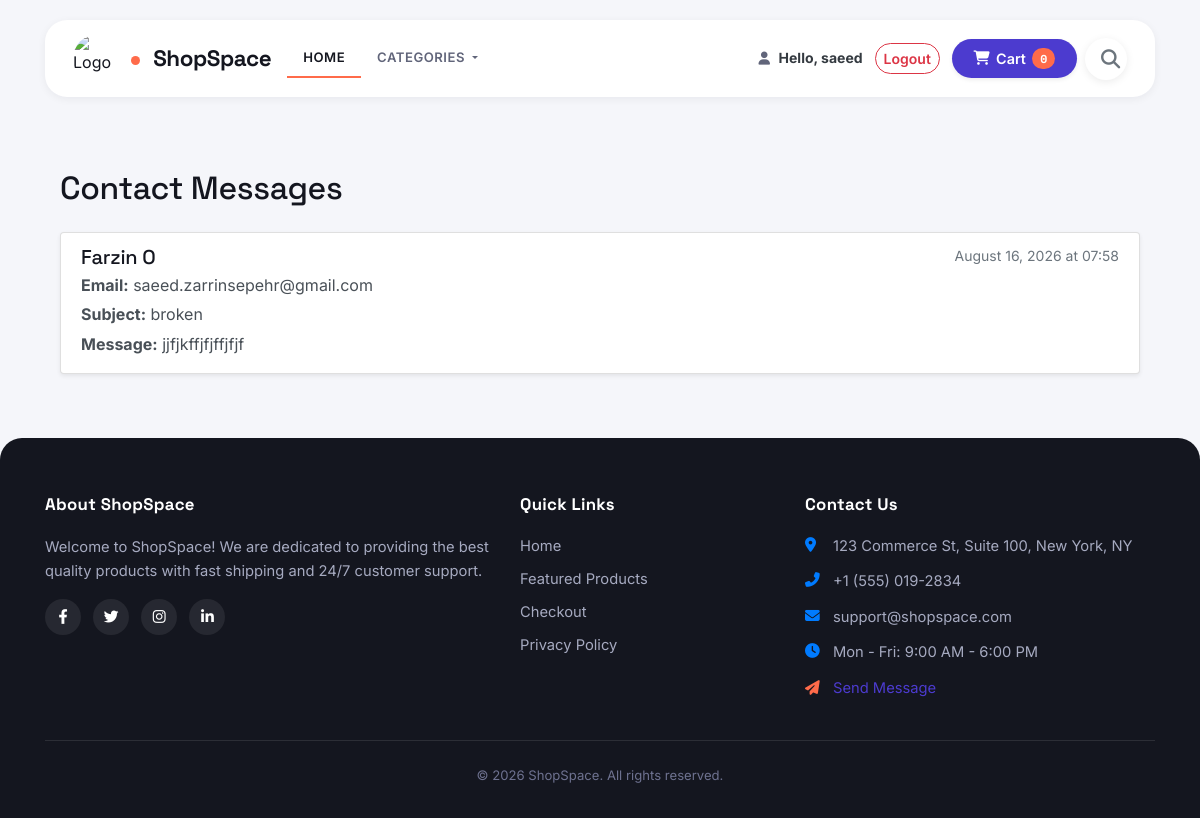
The page /read-messages/ (signed in) on the database its author committed.
### shop/models.py (models this page shows, shortened)
class ContactMessage(models.Model):
    name = models.CharField(max_length=200)
    email = models.EmailField()
    subject = models.CharField(max_length=200)
    message = models.TextField()
    created_at = models.DateTimeField(auto_now_add=True)

### shop/views.py (the view)
# urls.py: path('read-messages/', views.read_message, name='read_messages'),  # New route for reading messages
@staff_member_required
def read_message(request):
    messages = ContactMessage.objects.all().order_by('-created_at')  # Fetch all messages, most recent first
    return render(request, "shop/read_message.html", {"messages": messages})

### shop/templates/shop/read_message.html
{% extends 'shop/base.html' %}
{% block content %}
{% if messages %}
    <div class="container my-5">
        <h2 class="mb-4">Contact Messages</h2>
        <div class="list-group">
            {% for message in messages %}
                <div class="list-group-item list-group-item-action flex-column align-items-start mb-3 shadow-sm">
                    <div class="d-flex w-100 justify-content-between">
                        <h5 class="mb-1">{{ message.name }}</h5>
                        <small class="text-muted">{{ message.created_at|date:"F d, Y \a\t H:i" }}</small>
                    </div>
                    <p class="mb-1"><strong>Email:</strong> {{ message.email }}</p>
                    <p class="mb-1"><strong>Subject:</strong> {{ message.subject }}</p>
                    <p class="mb-1"><strong>Message:</strong> {{ message.message }}</p>
                </div>
            {% endfor %}
        </div>
    </div>
{% else %}
    <div class="container my-5">
        <h2 class="text-center text-muted">No messages to display.</h2>
    </div>
{% endif %}
{% endblock %}

### shop/templates/shop/base.html (shortened to what this page needs)
{% load static %}
<!DOCTYPE html>
<html lang="en">
<head>
    <link rel="stylesheet" href="https://cdn.jsdelivr.net/npm/bootstrap@4.6.2/dist/css/bootstrap.min.css">
    <link rel="stylesheet" href="{% static 'shop/index.css' %}">
    <link rel="stylesheet" href="https://cdnjs.cloudflare.com/ajax/libs/font-awesome/6.4.0/css/all.min.css">
</head>
<body>
    <div class="container">
        <div class="row">
            <div class="col-md-12">
                <nav class="navbar navbar-expand-lg navbar-light custom-navbar mb-4">
                    <img src="{% static 'shop/images/logo.jpg.jpg' %}" alt="Logo" class="logo mr-2 rounded-circle" style="width: 50px; height: 50px; object-fit: cover;">
                    <a class="navbar-brand text-primary font-weight-bold" href="{% url 'shop:index' %}">
                        ShopSpace
                    </a>
                    <div class="collapse navbar-collapse" id="navbarSupportedContent">
                        <ul class="navbar-nav mr-auto">
                            <li class="nav-item active">
                                <a class="nav-link px-3" href="{% url 'shop:index' %}">Home</a>
                            </li>
                            <li class="nav-item dropdown">
                                <a class="nav-link dropdown-toggle px-3" href="#" id="navbarDropdown" role="button" data-toggle="dropdown" aria-haspopup="true" aria-expanded="false">
                                    Categories
                                </a>
                            </li>
                        </ul>
                        <div class="d-flex align-items-center flex-wrap gap-2">
                            <ul class="navbar-nav align-items-center mr-2">
                                {% if user.is_authenticated %}
                                    <li class="nav-item d-flex align-items-center">
                                        <a class="nav-link text-dark p-0 mr-1" href="{% url 'useraccounts:profile' %}" title="View Profile">
                                            <i class="fas fa-user"></i>
                                        </a>
                                        <span class="navbar-text text-dark font-weight-bold ml-1 mr-2 small">
                                            Hello, {{ user.username }}
                                        </span>
                                    </li>
                                    <li class="nav-item">
                                        <a class="btn btn-outline-danger btn-sm mx-1" href="{% url 'useraccounts:logout' %}">Logout</a>
                                    </li>
                                {% endif %}
                            </ul>
                            <div class="mr-2">
                                <button id="cart" data-html="true" type="button" class="btn btn-primary cart-btn shadow-sm" data-container="body" data-toggle="popover" data-placement="bottom" data-content="Your cart is empty">
                                </button>
                            </div>
                            <div>
                                <form action="{% url 'shop:index' %}" method="GET" class="mb-0">
                                    <div class="search-bar-container active">
                                        <i class="fas fa-search magnifier text-secondary"></i>
                                    </div>
                                </form>
                            </div>
                        </div>
                    </div>
                </nav>
            </div>
        </div>
        {% block content %}
        {% endblock %}
    </div>
    <footer class="site-footer mt-5">
        <div class="container">
            <div class="row">
                <div class="col-lg-5 col-md-6 mb-4 mb-lg-0">
                    <h5 class="footer-heading">About ShopSpace</h5>
                    <p class="footer-text">
                        Welcome to ShopSpace! We are dedicated to providing the best quality products with fast shipping and 24/7 customer support.
                    </p>
                    <div class="social-icons mt-3">
                        <a href="#" class="social-link"><i class="fab fa-facebook-f"></i></a>
                        <a href="#" class="social-link"><i class="fab fa-twitter"></i></a>
                        <a href="#" class="social-link"><i class="fab fa-instagram"></i></a>
                        <a href="#" class="social-link"><i class="fab fa-linkedin-in"></i></a>
                    </div>
                </div>
                <div class="col-lg-3 col-md-6 mb-4 mb-lg-0">
                    <h5 class="footer-heading">Quick Links</h5>
                    <ul class="list-unstyled footer-links">
                        <li><a href="{% url 'shop:index' %}">Home</a></li>
                        <li><a href="#">Featured Products</a></li>
                        <li><a href="{% url 'shop:checkout' %}">Checkout</a></li>
                        <li><a href="#">Privacy Policy</a></li>
                    </ul>
                </div>
                <div class="col-lg-4 col-md-12">
                    <h5 class="footer-heading">Contact Us</h5>
                    <ul class="list-unstyled footer-contact">
                        <li><i class="fas fa-map-marker-alt mr-2 text-primary"></i>123 Commerce St, Suite 100, New York, NY</li>
                        <li><i class="fas fa-phone-alt mr-2 text-primary"></i>+1 (555) 019-2834</li>
                        <li><i class="fas fa-envelope mr-2 text-primary"></i>support@shopspace.com</li>
                        <li><i class="fas fa-clock mr-2 text-primary"></i>Mon - Fri: 9:00 AM - 6:00 PM</li>
                        <li><a href="{% url 'shop:contactus' %}"><i class="fas fa-paper-plane mr-2"></i>Send Message</a></li>
                    </ul>
                </div>
            </div>
            <hr class="footer-divider my-4">
            <div class="row align-items-center">
                <div class="col-md-12 text-center">
                    <p class="copyright-text mb-0">&copy; 2026 ShopSpace. All rights reserved.</p>
                </div>
            </div>
        </div>
    </footer>
</body>
</html>

### shop/static/shop/index.css (style rules this page uses)
:root { --color-bg: #F5F6FA; --color-surface: #FFFFFF; --color-ink: #14161F; --color-ink-soft: #61657A; --color-border: #E4E6EF; --color-primary: #4C3BCF; --color-primary-dark: #382B9E; --color-accent: #FF6B4A; --color-accent-dark: #E4502F; --color-price: #0E7C5D; --shadow-sm: 0 2px 8px rgba(20, 22, 31, 0.06); --shadow-md: 0 10px 26px rgba(20, 22, 31, 0.09); --shadow-lg: 0 22px 48px rgba(20, 22, 31, 0.16); --radius-sm: 8px; --radius-md: 14px; --radius-lg: 22px; --radius-pill: 999px; --font-display: 'Space Grotesk', 'Segoe UI', Roboto, sans-serif; --font-body: 'Inter', 'Segoe UI', Roboto, sans-serif; --font-mono: 'Space Mono', 'Courier New', monospace; }
* { box-sizing: border-box; }
html { scroll-behavior: smooth; }
body { background-color: var(--color-bg); font-family: var(--font-body); color: var(--color-ink); font-size: 16px; line-height: 1.6; }
h1, h2, h3, h4, h5, .card-title { font-family: var(--font-display); color: var(--color-ink); letter-spacing: -0.01em; }
a { color: var(--color-primary); }
.custom-navbar { background-color: var(--color-surface) !important; border-radius: var(--radius-lg); box-shadow: var(--shadow-sm); padding: 0.85rem 1.75rem; margin-top: 1.25rem; position: sticky; top: 1rem; z-index: 1030; }
.custom-navbar .navbar-brand { font-family: var(--font-display); font-weight: 700; font-size: 1.4rem; letter-spacing: -0.02em; color: var(--color-ink) !important; }
.custom-navbar .navbar-brand::before { content: ""; display: inline-block; width: 9px; height: 9px; margin-right: 8px; border-radius: 50%; background: var(--color-accent); vertical-align: middle; }
.custom-navbar .nav-link { color: var(--color-ink-soft) !important; font-weight: 600; text-transform: uppercase; letter-spacing: 0.5px; font-size: 0.82rem; transition: color 0.2s ease, transform 0.2s ease; }
.custom-navbar .nav-item.active .nav-link { color: var(--color-ink) !important; border-bottom: 2px solid var(--color-accent); }
.cart-btn { background-color: var(--color-ink) !important; border: none !important; color: #FFFFFF !important; border-radius: var(--radius-pill) !important; padding: 0.55rem 1.35rem !important; font-weight: 600; font-size: 0.9rem; display: inline-flex; align-items: center; gap: 0.4rem; transition: background-color 0.2s ease, transform 0.2s ease; }
.btn { border-radius: var(--radius-sm); font-weight: 600; }
.btn-primary { background-color: var(--color-primary) !important; border-color: var(--color-primary) !important; color: #FFFFFF !important; transition: background-color 0.2s ease, transform 0.15s ease, box-shadow 0.2s ease; }
.btn-outline-warning, .btn-outline-info, .btn-outline-danger, .btn-outline-secondary { border-radius: var(--radius-pill); font-weight: 600; }
.site-footer { background-color: var(--color-ink); color: #A6AAC0; padding-top: 3.5rem; padding-bottom: 2rem; font-size: 0.92rem; margin-top: 4rem; border-radius: var(--radius-lg) var(--radius-lg) 0 0; }
.footer-heading { font-family: var(--font-display); color: #FFFFFF; font-weight: 700; margin-bottom: 1.25rem; font-size: 1.05rem; letter-spacing: 0.3px; }
.footer-text { line-height: 1.65; color: #A6AAC0; }
.footer-links li { margin-bottom: 0.6rem; }
.footer-links a { color: #A6AAC0; text-decoration: none; transition: color 0.2s ease, padding-left 0.2s ease; }
.footer-contact li { margin-bottom: 0.75rem; display: flex; align-items: flex-start; color: #A6AAC0; }
.footer-contact i { width: 20px; margin-top: 3px; color: var(--color-accent); }
.social-link { display: inline-flex; align-items: center; justify-content: center; width: 36px; height: 36px; background-color: rgba(255,255,255,0.08); color: #FFFFFF; border-radius: 50%; margin-right: 8px; text-decoration: none; transition: background-color 0.2s ease, transform 0.2s ease; }
.footer-divider { border-top: 1px solid rgba(255,255,255,0.1); }
.copyright-text { font-size: 0.82rem; color: #6E7290; }
.logo { width: 60px; height: 60px; border-radius: 50%; object-fit: cover; }
.search-bar-container { display: flex; align-items: center; background-color: #ffffff; padding: 5px; width: 220px; height: 42px; border-radius: 50px; box-shadow: 0 2px 8px rgba(0, 0, 0, 0.08); position: relative; transition: width 0.4s ease-in-out; }
.search-bar-container.active { width: 42px; }
.magnifier { font-size: 1.2rem; cursor: pointer; position: absolute; left: 16px; z-index: 10; }

### rows shown on the page
ContactMessage: name "Farzin O", created_at "August 16, 2026 at 07:58", email "saeed.zarrinsepehr@gmail.com", subject "broken", message "jjfjkffjfjffjfjf"

### other values the page prints
{{ user.username }} "saeed"
